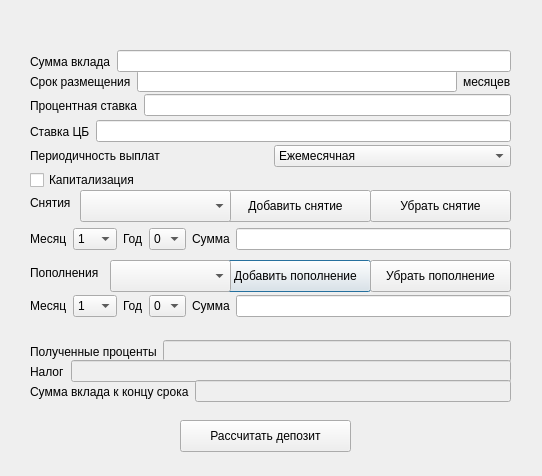
<?xml version="1.0" encoding="UTF-8"?>
<ui version="4.0">
 <class>deposit</class>
 <widget class="QDialog" name="deposit">
  <property name="geometry">
   <rect>
    <x>0</x>
    <y>0</y>
    <width>542</width>
    <height>476</height>
   </rect>
  </property>
  <property name="windowTitle">
   <string>Dialog</string>
  </property>
  <widget class="QWidget" name="layoutWidget">
   <property name="geometry">
    <rect>
     <x>30</x>
     <y>70</y>
     <width>481</width>
     <height>23</height>
    </rect>
   </property>
   <layout class="QHBoxLayout" name="horizontalLayout_2">
    <item>
     <widget class="QLabel" name="label_3">
      <property name="text">
       <string>Срок размещения</string>
      </property>
     </widget>
    </item>
    <item>
     <widget class="QLineEdit" name="deposit_length"/>
    </item>
    <item>
     <widget class="QLabel" name="label_5">
      <property name="text">
       <string>месяцев</string>
      </property>
     </widget>
    </item>
   </layout>
  </widget>
  <widget class="QWidget" name="layoutWidget_2">
   <property name="geometry">
    <rect>
     <x>30</x>
     <y>90</y>
     <width>481</width>
     <height>31</height>
    </rect>
   </property>
   <layout class="QHBoxLayout" name="horizontalLayout_3">
    <item>
     <widget class="QLabel" name="label_4">
      <property name="text">
       <string>Процентная ставка</string>
      </property>
     </widget>
    </item>
    <item>
     <widget class="QLineEdit" name="percent_deposit"/>
    </item>
   </layout>
  </widget>
  <widget class="QCheckBox" name="capitalization">
   <property name="geometry">
    <rect>
     <x>30</x>
     <y>170</y>
     <width>161</width>
     <height>20</height>
    </rect>
   </property>
   <property name="text">
    <string>Капитализация</string>
   </property>
  </widget>
  <widget class="QWidget" name="layoutWidget_3">
   <property name="geometry">
    <rect>
     <x>30</x>
     <y>120</y>
     <width>481</width>
     <height>23</height>
    </rect>
   </property>
   <layout class="QHBoxLayout" name="horizontalLayout_5">
    <item>
     <widget class="QLabel" name="label_7">
      <property name="text">
       <string>Ставка ЦБ</string>
      </property>
     </widget>
    </item>
    <item>
     <widget class="QLineEdit" name="CB_stavka"/>
    </item>
   </layout>
  </widget>
  <widget class="QPushButton" name="button_add_repelishment">
   <property name="geometry">
    <rect>
     <x>220</x>
     <y>260</y>
     <width>151</width>
     <height>32</height>
    </rect>
   </property>
   <property name="text">
    <string>Добавить пополнение</string>
   </property>
  </widget>
  <widget class="QWidget" name="layoutWidget_4">
   <property name="geometry">
    <rect>
     <x>30</x>
     <y>220</y>
     <width>481</width>
     <height>38</height>
    </rect>
   </property>
   <layout class="QHBoxLayout" name="horizontalLayout_7">
    <item>
     <widget class="QLabel" name="label_13">
      <property name="text">
       <string>Месяц</string>
      </property>
     </widget>
    </item>
    <item>
     <widget class="QComboBox" name="widhrawl_month">
      <item>
       <property name="text">
        <string>1</string>
       </property>
      </item>
      <item>
       <property name="text">
        <string>2</string>
       </property>
      </item>
      <item>
       <property name="text">
        <string>3</string>
       </property>
      </item>
      <item>
       <property name="text">
        <string>4</string>
       </property>
      </item>
      <item>
       <property name="text">
        <string>5</string>
       </property>
      </item>
      <item>
       <property name="text">
        <string>6</string>
       </property>
      </item>
      <item>
       <property name="text">
        <string>7</string>
       </property>
      </item>
      <item>
       <property name="text">
        <string>8</string>
       </property>
      </item>
      <item>
       <property name="text">
        <string>9</string>
       </property>
      </item>
      <item>
       <property name="text">
        <string>10</string>
       </property>
      </item>
      <item>
       <property name="text">
        <string>11</string>
       </property>
      </item>
      <item>
       <property name="text">
        <string>12</string>
       </property>
      </item>
     </widget>
    </item>
    <item>
     <widget class="QLabel" name="label_14">
      <property name="text">
       <string>Год</string>
      </property>
     </widget>
    </item>
    <item>
     <widget class="QComboBox" name="widhrawl_year">
      <item>
       <property name="text">
        <string>0</string>
       </property>
      </item>
      <item>
       <property name="text">
        <string>1</string>
       </property>
      </item>
      <item>
       <property name="text">
        <string>2</string>
       </property>
      </item>
      <item>
       <property name="text">
        <string>3</string>
       </property>
      </item>
      <item>
       <property name="text">
        <string>4</string>
       </property>
      </item>
      <item>
       <property name="text">
        <string>5</string>
       </property>
      </item>
      <item>
       <property name="text">
        <string>6</string>
       </property>
      </item>
      <item>
       <property name="text">
        <string>7</string>
       </property>
      </item>
      <item>
       <property name="text">
        <string>8</string>
       </property>
      </item>
      <item>
       <property name="text">
        <string>9</string>
       </property>
      </item>
     </widget>
    </item>
    <item>
     <widget class="QLabel" name="label_15">
      <property name="text">
       <string>Сумма</string>
      </property>
     </widget>
    </item>
    <item>
     <widget class="QLineEdit" name="widhrawl_summ"/>
    </item>
   </layout>
  </widget>
  <widget class="QWidget" name="layoutWidget_6">
   <property name="geometry">
    <rect>
     <x>30</x>
     <y>340</y>
     <width>481</width>
     <height>23</height>
    </rect>
   </property>
   <layout class="QHBoxLayout" name="horizontalLayout_10">
    <item>
     <widget class="QLabel" name="label_18">
      <property name="text">
       <string>Полученные проценты</string>
      </property>
     </widget>
    </item>
    <item>
     <widget class="QLineEdit" name="final_percent">
      <property name="enabled">
       <bool>false</bool>
      </property>
     </widget>
    </item>
   </layout>
  </widget>
  <widget class="QWidget" name="layoutWidget_7">
   <property name="geometry">
    <rect>
     <x>30</x>
     <y>360</y>
     <width>481</width>
     <height>23</height>
    </rect>
   </property>
   <layout class="QHBoxLayout" name="horizontalLayout_11">
    <item>
     <widget class="QLabel" name="label_19">
      <property name="text">
       <string>Налог</string>
      </property>
     </widget>
    </item>
    <item>
     <widget class="QLineEdit" name="tax">
      <property name="enabled">
       <bool>false</bool>
      </property>
     </widget>
    </item>
   </layout>
  </widget>
  <widget class="QWidget" name="layoutWidget_8">
   <property name="geometry">
    <rect>
     <x>30</x>
     <y>380</y>
     <width>481</width>
     <height>23</height>
    </rect>
   </property>
   <layout class="QHBoxLayout" name="horizontalLayout_12">
    <item>
     <widget class="QLabel" name="label_20">
      <property name="text">
       <string>Сумма вклада к концу срока</string>
      </property>
     </widget>
    </item>
    <item>
     <widget class="QLineEdit" name="final_deposit_summ">
      <property name="enabled">
       <bool>false</bool>
      </property>
     </widget>
    </item>
   </layout>
  </widget>
  <widget class="QPushButton" name="button_calculate_deposit">
   <property name="geometry">
    <rect>
     <x>180</x>
     <y>420</y>
     <width>171</width>
     <height>32</height>
    </rect>
   </property>
   <property name="text">
    <string>Рассчитать депозит</string>
   </property>
  </widget>
  <widget class="QWidget" name="layoutWidget">
   <property name="geometry">
    <rect>
     <x>30</x>
     <y>50</y>
     <width>481</width>
     <height>23</height>
    </rect>
   </property>
   <layout class="QHBoxLayout" name="horizontalLayout">
    <item>
     <widget class="QLabel" name="label_2">
      <property name="text">
       <string>Сумма вклада</string>
      </property>
     </widget>
    </item>
    <item>
     <widget class="QLineEdit" name="deposit_summ"/>
    </item>
   </layout>
  </widget>
  <widget class="QWidget" name="layoutWidget">
   <property name="geometry">
    <rect>
     <x>30</x>
     <y>140</y>
     <width>481</width>
     <height>32</height>
    </rect>
   </property>
   <layout class="QHBoxLayout" name="horizontalLayout_4">
    <item>
     <widget class="QLabel" name="label_6">
      <property name="text">
       <string>Периодичность выплат</string>
      </property>
     </widget>
    </item>
    <item>
     <widget class="QComboBox" name="deposit_periodicity">
      <item>
       <property name="text">
        <string>Ежемесячная</string>
       </property>
      </item>
      <item>
       <property name="text">
        <string>Ежеквартальная</string>
       </property>
      </item>
      <item>
       <property name="text">
        <string>Полугодичная</string>
       </property>
      </item>
      <item>
       <property name="text">
        <string>Ежегодная</string>
       </property>
      </item>
      <item>
       <property name="text">
        <string>В конце срока</string>
       </property>
      </item>
     </widget>
    </item>
   </layout>
  </widget>
  <widget class="QWidget" name="layoutWidget">
   <property name="geometry">
    <rect>
     <x>30</x>
     <y>290</y>
     <width>481</width>
     <height>32</height>
    </rect>
   </property>
   <layout class="QHBoxLayout" name="horizontalLayout_6">
    <item>
     <widget class="QLabel" name="label_9">
      <property name="text">
       <string>Месяц</string>
      </property>
     </widget>
    </item>
    <item>
     <widget class="QComboBox" name="repelishment_month">
      <item>
       <property name="text">
        <string>1</string>
       </property>
      </item>
      <item>
       <property name="text">
        <string>2</string>
       </property>
      </item>
      <item>
       <property name="text">
        <string>3</string>
       </property>
      </item>
      <item>
       <property name="text">
        <string>4</string>
       </property>
      </item>
      <item>
       <property name="text">
        <string>5</string>
       </property>
      </item>
      <item>
       <property name="text">
        <string>6</string>
       </property>
      </item>
      <item>
       <property name="text">
        <string>7</string>
       </property>
      </item>
      <item>
       <property name="text">
        <string>8</string>
       </property>
      </item>
      <item>
       <property name="text">
        <string>9</string>
       </property>
      </item>
      <item>
       <property name="text">
        <string>10</string>
       </property>
      </item>
      <item>
       <property name="text">
        <string>11</string>
       </property>
      </item>
      <item>
       <property name="text">
        <string>12</string>
       </property>
      </item>
     </widget>
    </item>
    <item>
     <widget class="QLabel" name="label_10">
      <property name="text">
       <string>Год</string>
      </property>
     </widget>
    </item>
    <item>
     <widget class="QComboBox" name="repelishment_year">
      <item>
       <property name="text">
        <string>0</string>
       </property>
      </item>
      <item>
       <property name="text">
        <string>1</string>
       </property>
      </item>
      <item>
       <property name="text">
        <string>2</string>
       </property>
      </item>
      <item>
       <property name="text">
        <string>3</string>
       </property>
      </item>
      <item>
       <property name="text">
        <string>4</string>
       </property>
      </item>
      <item>
       <property name="text">
        <string>5</string>
       </property>
      </item>
      <item>
       <property name="text">
        <string>6</string>
       </property>
      </item>
      <item>
       <property name="text">
        <string>7</string>
       </property>
      </item>
      <item>
       <property name="text">
        <string>8</string>
       </property>
      </item>
      <item>
       <property name="text">
        <string>9</string>
       </property>
      </item>
     </widget>
    </item>
    <item>
     <widget class="QLabel" name="label_11">
      <property name="text">
       <string>Сумма</string>
      </property>
     </widget>
    </item>
    <item>
     <widget class="QLineEdit" name="repelishment_summ"/>
    </item>
   </layout>
  </widget>
  <widget class="QLabel" name="label_12">
   <property name="geometry">
    <rect>
     <x>30</x>
     <y>190</y>
     <width>46</width>
     <height>26</height>
    </rect>
   </property>
   <property name="text">
    <string>Снятия</string>
   </property>
  </widget>
  <widget class="QPushButton" name="add_widhrawl">
   <property name="geometry">
    <rect>
     <x>220</x>
     <y>190</y>
     <width>151</width>
     <height>32</height>
    </rect>
   </property>
   <property name="text">
    <string>Добавить снятие</string>
   </property>
  </widget>
  <widget class="QComboBox" name="list_of_widhrawls">
   <property name="geometry">
    <rect>
     <x>80</x>
     <y>190</y>
     <width>151</width>
     <height>32</height>
    </rect>
   </property>
  </widget>
  <widget class="QPushButton" name="remove_widhrawl">
   <property name="geometry">
    <rect>
     <x>370</x>
     <y>190</y>
     <width>141</width>
     <height>32</height>
    </rect>
   </property>
   <property name="text">
    <string>Убрать снятие</string>
   </property>
  </widget>
  <widget class="QLabel" name="label_8">
   <property name="geometry">
    <rect>
     <x>30</x>
     <y>260</y>
     <width>77</width>
     <height>26</height>
    </rect>
   </property>
   <property name="text">
    <string>Пополнения</string>
   </property>
  </widget>
  <widget class="QComboBox" name="list_of_repelishment">
   <property name="geometry">
    <rect>
     <x>110</x>
     <y>260</y>
     <width>121</width>
     <height>32</height>
    </rect>
   </property>
  </widget>
  <widget class="QPushButton" name="remove_repelishment">
   <property name="geometry">
    <rect>
     <x>370</x>
     <y>260</y>
     <width>141</width>
     <height>32</height>
    </rect>
   </property>
   <property name="text">
    <string>Убрать пополнение</string>
   </property>
  </widget>
 </widget>
 <resources/>
 <connections/>
</ui>
